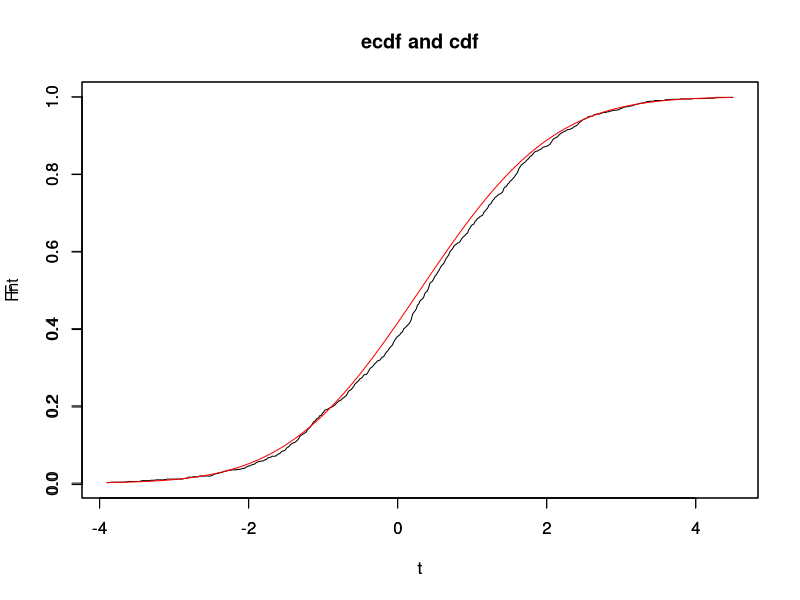

This figure's R source:
# Solution Exercise 2
# Author: Lionel Fillatre

n <- 1000  # number of samples to compute ecdf
m <- 0.3 # theoretical mean
sigma <- 1.4 # theroetical standard-deviation
epsilon <- 0.05 # epsilon in the inequality

a <- m - 3*sigma # relevant range [a,b] of the normal distribution 
b <- m + 3*sigma
N <- 500 # number of x values to compare ecdf with cdf
t <- seq(a, b, by = (b-a)/N) # sampling of ecdf and cdf to approximate sup errors

T <- 2000 # number of loops to estimate P(D>epsilon)
vD <- numeric(T) # initialization

# main loop of T iterations to estimate the inequality probability
for ( i in 1:T) { 
  X <- rnorm(n, mean = m, sd = sigma) # random samples generation
  Fn <- ecdf(X) # compute the ecdf
  Fnt <-  Fn(t) # values of the ecdf at points t
  F <- pnorm(t, mean = m, sd = sigma) # cdf computation
  D <- max(abs(Fnt-F)) # error of approximation
  vD[i] <- D # store the error
}

r <- sum(vD>epsilon)/T # estimation of the error probability
bound <- 2*exp(-2*n*epsilon^2) # bound of the error

# print an informative message
cat("Error rate = ", r, " and inequality bound = ", bound, "for epsilon = ", epsilon, "and n = ",n, "\n")

# plot (ecdf) to illustrate the result
plot(t,Fnt, type = "l", col = "black", main ="ecdf and cdf")
# second plot (cdf)
par(new = TRUE)
plot(t,F,type = "l", col = "red")

mhat <- mean(X) # empirical mean
sdhat <- sd(X) # empirical standard-deviation

# print an informative message
cat("Empirical mean = ", mhat, " and theoretical mean = ", m, "\n")

F <- pnorm(t, mean = mhat, sd = sigma)
Fhat <- pnorm(t, mean = mhat, sd = sdhat)
Dhat <- max(abs(Fhat-F))
cat("Maximum gap between estimated pdf and theoretical one = ", Dhat, "\n")

